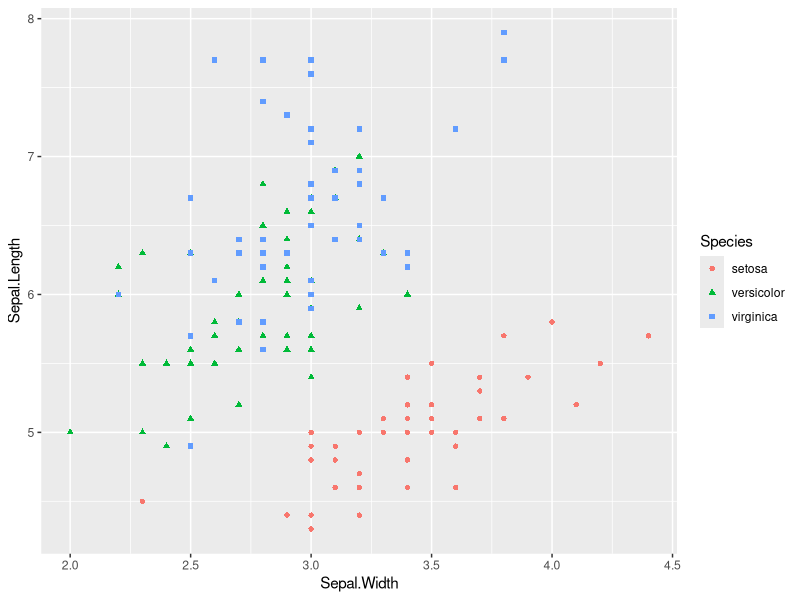
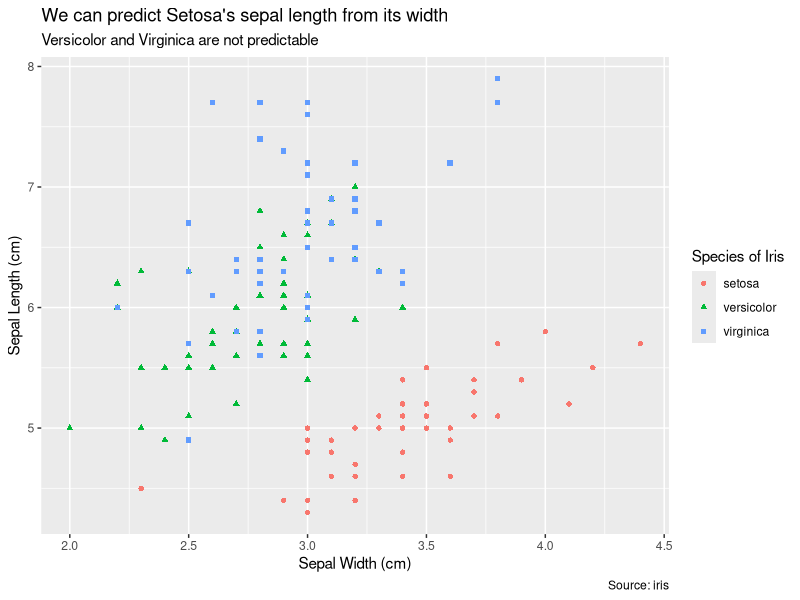
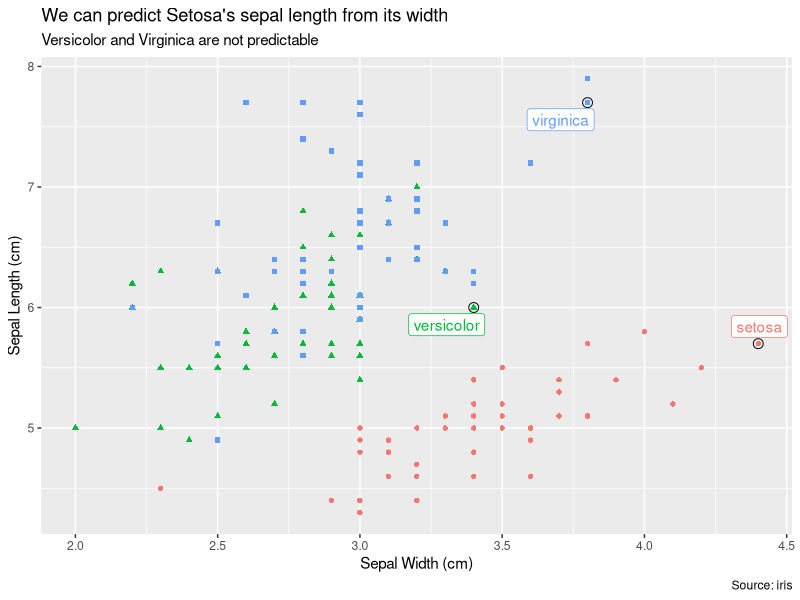
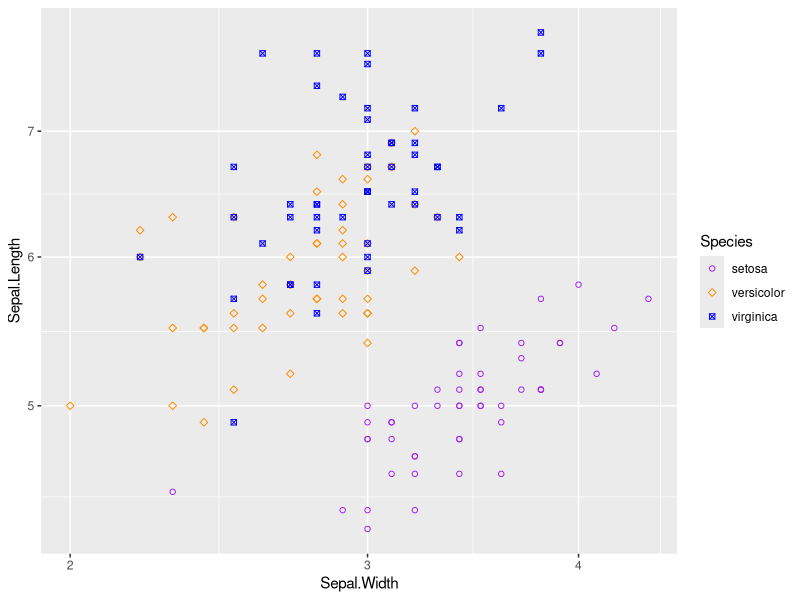

Write the R code that produced these figures, in order. (Note: this script raises an error after producing the figures.)
install.packages("ggrepel")
library(tidyverse)
library(ggrepel)

#investigate relationship between sepal width and sepal length
ggplot(data = iris, mapping = aes(x = Sepal.Width, 
                                  y = Sepal.Length, 
                                  color = Species,
                                  shape = Species)) +
  geom_point()

#Properly label chart
ggplot(data = iris, mapping = aes(x = Sepal.Width, 
                                  y = Sepal.Length, 
                                  color = Species,
                                  shape = Species)) +
  geom_point() +
  labs(x = "Sepal Width (cm)",
       y = "Sepal Length (cm)",
       title = "We can predict Setosa's sepal length from its width",
       subtitle = "Versicolor and Virginica are not predictable",
       caption = "Source: iris",
       shape = "Species of Iris",
       color = "Species of Iris")
#It kept both legends because there was a seperate color.
#Once we add in color = "Species of Iris" the old legend is dropped off. 


best_flower <- iris %>%
  group_by(Species) %>%
  filter(row_number(desc(Sepal.Width)) == 1)

ggplot(data = iris, mapping = aes(x = Sepal.Width, 
                                  y = Sepal.Length)) +
  geom_point(aes(color = Species, shape = Species)) +
  geom_point(size = 3, shape = 1, color = "black", data = best_flower) +
  ggrepel::geom_label_repel(aes(color = Species, label = Species), data = best_flower) +
  labs(x = "Sepal Width (cm)",
       y = "Sepal Length (cm)",
       title = "We can predict Setosa's sepal length from its width",
       subtitle = "Versicolor and Virginica are not predictable",
       caption = "Source: iris") +
  theme(legend.position = "none")

#Changing x and y axis to a scale and change the color.
ggplot(data = iris, mapping = aes(x=Sepal.Width, 
                                  y = Sepal.Length, 
                                  color = Species,
                                  shape = Species)) +
  geom_point() +
  scale_x_log10() +
  scale_y_log10() +
  scale_color_manual(values = c("purple", "darkorange", "blue")) +
  scale_shape_manual(values =  c(1, 5, 7)) 

#Calculating averages.
ggplot(data = iris, mapping = aes(x = Sepal.Width, 
                                  y = Sepal.Length, color = Species, shape = Species)) +
  geom_point() +
  geom_hline(data = averages, mapping = aes( yintercept = avglength), color = "red") +
  scale_shape_manual(values =  c(1, 5, 7)) +
  scale_x_log10() +
  scale_y_log10() +
  scale_color_manual(values = c("purple", "orange", "blue")) +
  labs(x = "Sepal Width (cm)",
       y = "Sepal Length (cm)",
       title = "This is where I would put a title",
       shape = "Species of Iris",
       color = "Species of Iris") +
  theme_bw()
averages <- iris %>% group_by(Species) %>% mutate(avglength = mean(Sepal.Length))
